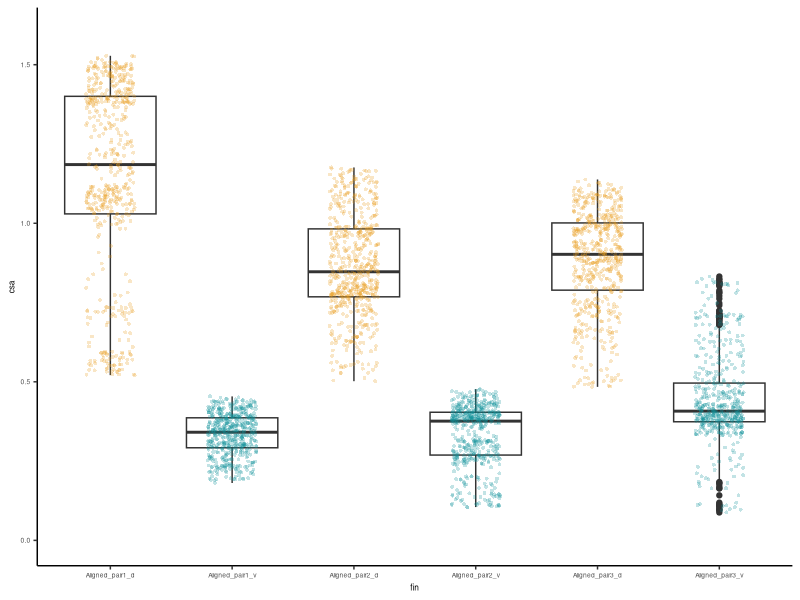
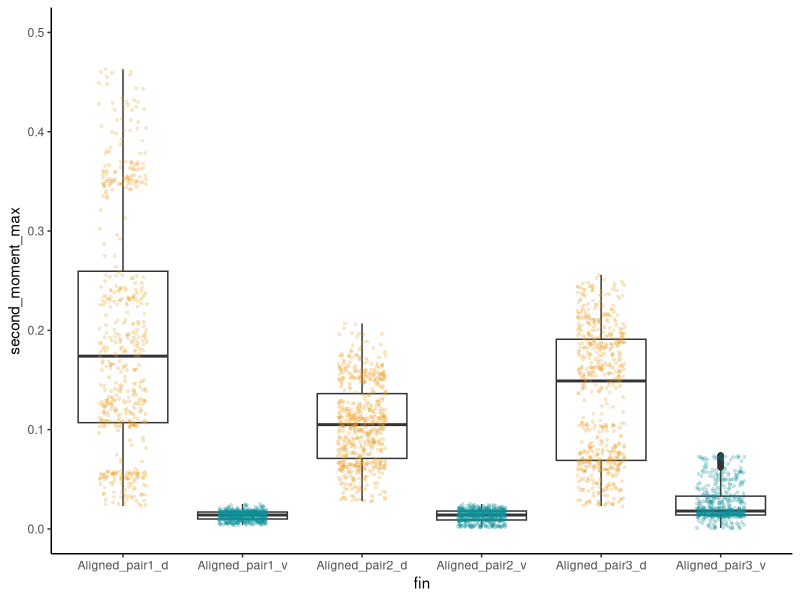

Reproduce these figures in R, in order. (Note: this script raises an error after producing the figures.)
# Measure and plot fin rays for Eusthenopteron NUFV109    d DV comparison
# May 24 2019
# TAS


# initialize packages ####
library(ggplot2) 


# load data ####
NUV109_all_data <- read.delim("data/NUFV109_measured_rays.txt") # load data

NUV109_all_data <- NUV109_all_data[c("Label", "Slice","CSA","Imin_._.4.","Imax_._.4.")] # readuce to variables we compare
colnames(NUV109_all_data) <- c("fin", "slice","csa","second_moment_min", "second_moment_max") # re-name columns for clarity.


# plot data ####
group.colors <- c(Aligned_pair1_d="#E89E1C", Aligned_pair1_v="#0D929A", # set color scheme for d vs v
                  Aligned_pair2_d="#E89E1C", Aligned_pair2_v="#0D929A",
                  Aligned_pair3_d="#E89E1C", Aligned_pair3_v="#0D929A")

# cross sectional area.
p_csa <- ggplot(data=NUV109_all_data, aes(x=fin, y=csa)) +
  geom_boxplot(alpha=1) +
  geom_jitter(shape=16, position=position_jitter(0.2), size=1, alpha=0.25, aes(color=fin)) +
  scale_color_manual(values = group.colors) +
  ylim(0,1.6) +
  theme_classic() +
  theme(legend.position="none", text=element_text(size=6))

ggsave("output_figures/NUFV109_csa.pdf", plot=p_csa,  width=5, height=5, units = "cm")


# second moment of area - max 
p_2nd_mom <- ggplot(data=NUV109_all_data, aes(x=fin, y=second_moment_max))  +
  geom_boxplot(alpha=1.0) +
  geom_jitter(shape=16, position=position_jitter(0.2), size=1, alpha=0.25, aes(color=fin)) +
  theme_classic() +
 ylim(0,0.5) +
  theme(legend.position="none") +
  scale_color_manual(values = group.colors)

ggsave("output_figures/NUFV109_csa_mom.pdf", plot=p_2nd_mom,  width=6, height=5, units = "cm")

# second moment of area - max # I think not going to use. In this spp., it corresponds to the AP axis of the fin. 

# analyzing NUV109 rays ####
NUFV109_d1 <- NUV109_all_data[NUV109_all_data$fin=="Aligned_pair1_d",]
NUFV109_v1 <- NUV109_all_data[NUV109_all_data$fin=="Aligned_pair1_v",]
NUFV109_d2 <- NUV109_all_data[NUV109_all_data$fin=="Aligned_pair2_d",]
NUFV109_v2 <- NUV109_all_data[NUV109_all_data$fin=="Aligned_pair2_v",]
NUFV109_d3 <- NUV109_all_data[NUV109_all_data$fin=="Aligned_pair3_d",]
NUFV109_v3 <- NUV109_all_data[NUV109_all_data$fin=="Aligned_pair3_v",]

# comparing area - for figure
(mean(NUFV109_d1$csa)/mean(NUFV109_v1$csa) +
  mean(NUFV109_d2$csa)/mean(NUFV109_v2$csa) +
  mean(NUFV109_d3$csa)/mean(NUFV109_v3$csa)) /3

# comparing moment of area, max - for figure
(mean(NUFV109_d1$second_moment_max)/mean(NUFV109_v1$second_moment_max) +
  mean(NUFV109_d2$second_moment_max)/mean(NUFV109_v2$second_moment_max) +
  mean(NUFV109_d3$second_moment_max)/mean(NUFV109_v3$second_moment_max)) /3


# statistics  
# test if  data are normally distributed.
shapiro.test(NUFV109_d1$csa)
shapiro.test(NUFV109_d2$csa)
shapiro.test(NUFV109_d3$csa)
shapiro.test(NUFV109_v1$csa)
shapiro.test(NUFV109_v2$csa)
shapiro.test(NUFV109_v3$csa) # greater than 0.05 = normal
shapiro.test(NUFV109_d1$second_moment_min) # greater than 0.05= normal
shapiro.test(NUFV109_d2$second_moment_min)
shapiro.test(NUFV109_d3$second_moment_min) # greater than 0.05= normal
shapiro.test(NUFV109_v1$second_moment_min)
shapiro.test(NUFV109_v2$second_moment_min) # greater than 0.05 = normal
shapiro.test(NUFV109_v3$second_moment_min)

# Interpreting the output: p-values < 0.05 imply that the distribution of the data are significantly different from normal distribution. In other words, we can assume that they are not-normal.
# Therefore, it is more appropriate to run the Mann-Whitney-Wilcoxon Test, which allows us to testwhether the population distributions are identical without assuming them to follow the normal distribution.


#  table of these results
d1_vs_v1_csa <- as.vector(c("Tiktaalik", "NUV109", "d1_vs_v1", "csa", wilcox.test(NUFV109_d1$csa, NUFV109_v1$csa)$statistic, wilcox.test(NUFV109_d1$csa, NUFV109_v1$csa)$p.value))
d2_vs_v2_csa <- as.vector(c("Tiktaalik", "NUV109", "d2_vs_v3", "csa", wilcox.test(NUFV109_d2$csa, NUFV109_v2$csa)$statistic, wilcox.test(NUFV109_d2$csa, NUFV109_v2$csa)$p.value))
d3_vs_v3_csa <- as.vector(c("Tiktaalik", "NUV109", "d2_vs_v3", "csa", wilcox.test(NUFV109_d3$csa, NUFV109_v3$csa)$statistic, wilcox.test(NUFV109_d3$csa, NUFV109_v3$csa)$p.value))
d1_vs_v1_mom <- as.vector(c("Tiktaalik", "NUV109", "d1_vs_v1", "second_moment", wilcox.test(NUFV109_d1$second_moment_min, NUFV109_v1$second_moment_min)$statistic, wilcox.test(NUFV109_d1$second_moment_min, NUFV109_v1$second_moment_min)$p.value))
d2_vs_v2_mom <- as.vector(c("Tiktaalik", "NUV109", "d2_vs_v3", "second_moment", wilcox.test(NUFV109_d2$second_moment_min, NUFV109_v2$second_moment_min)$statistic, wilcox.test(NUFV109_d2$second_moment_min, NUFV109_v2$second_moment_min)$p.value))
d3_vs_v3_mom <- as.vector(c("Tiktaalik", "NUV109", "d2_vs_v3", "second_moment", wilcox.test(NUFV109_d3$second_moment_min, NUFV109_v3$second_moment_min)$statistic, wilcox.test(NUFV109_d3$second_moment_min, NUFV109_v3$second_moment_min)$p.value))

suppl_table <- rbind(d1_vs_v1_csa, d2_vs_v2_csa, d3_vs_v3_csa,
                     d1_vs_v1_mom, d2_vs_v2_mom, d3_vs_v3_mom)

colnames(suppl_table) <- c("species", "specimen","rays_compared", "comparison", "W", "p-value")

write.table(suppl_table,"output_files/tetrapodomorph_dv_wilcox_test.txt",
            row.names = FALSE,
            quote=FALSE,
            append = TRUE,
            col.names = FALSE)